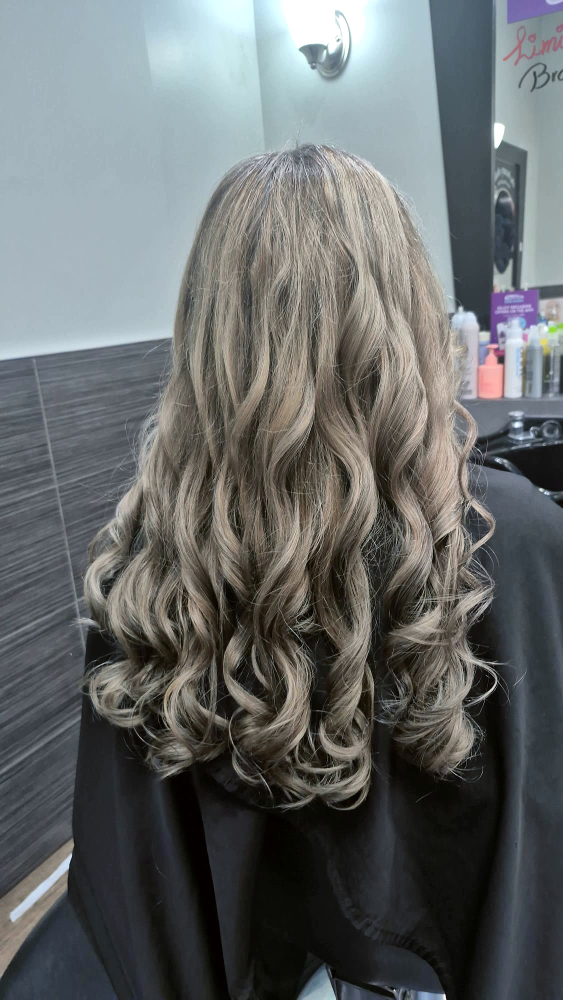
#> input picture Chatters_Videos/asma_colour_cut_style/src/p1.jpg, 1126 x 2000 px (shown at 1/2 size); its folder holds 4 pictures in this run
$ python build_video.py
#> lines starting #> are read from the running program, lines starting #| are printed output that depends on the picture
"""Asma colour + cut + style after-photo reel: 1080x1920, 30 fps, 92 BPM shot grid, silent master.

Rules applied (chatters-house-style, chatters-reel-editor, Lorne 2026-10-18 precedent):
serif title + "With Chatters" script, white bold-sans lower third, white logo over the last shot,
zoom <= 1.6x, cuts on 1-1.5 beat grid, last shot pulls back to the hook frame so the reel loops.
The in-store "Brow Wax $10" whiteboard (photos 2-4, top 28 %) is cropped out of every shot.
"""
import math
import os
import subprocess
import sys

from PIL import Image

D = os.path.dirname(os.path.abspath(__file__))
sys.path.insert(0, os.path.expanduser(
    "~/.claude/skills/synced/aaa4054b-393e-49a4-a4aa-cf26603f340c_09a11075-96da-4ac6-a038-39dc0a7b9638/chatters-house-style/scripts"))
import house_titles as ht  # noqa: E402

W, H, FPS, BPM = 1080, 1920, 30, 92
BEAT = 60 / BPM
P = {i: Image.open(f"{D}/src/p{i}.jpg").convert("RGB") for i in range(1, 6)}  # graded identically
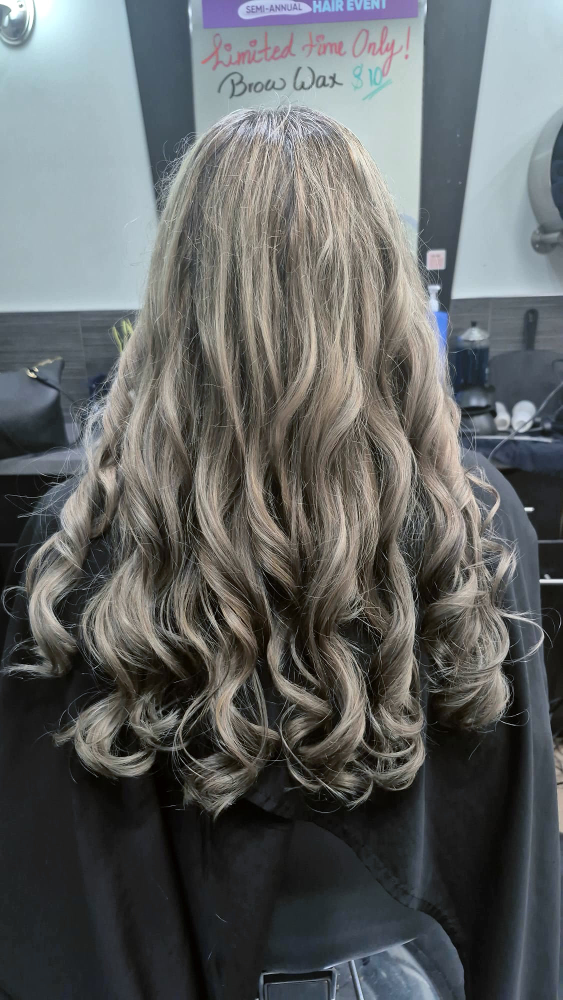
#> input picture Chatters_Videos/asma_colour_cut_style/src/p2.jpg, 1126 x 2000 px (shown at 1/2 size)
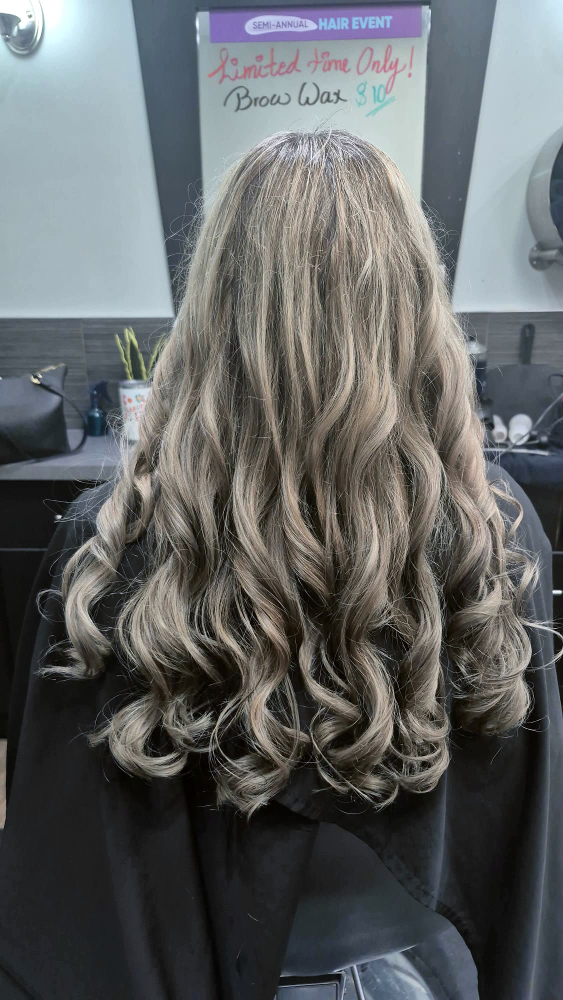
#> input picture Chatters_Videos/asma_colour_cut_style/src/p3.jpg, 1126 x 2000 px (shown at 1/2 size)
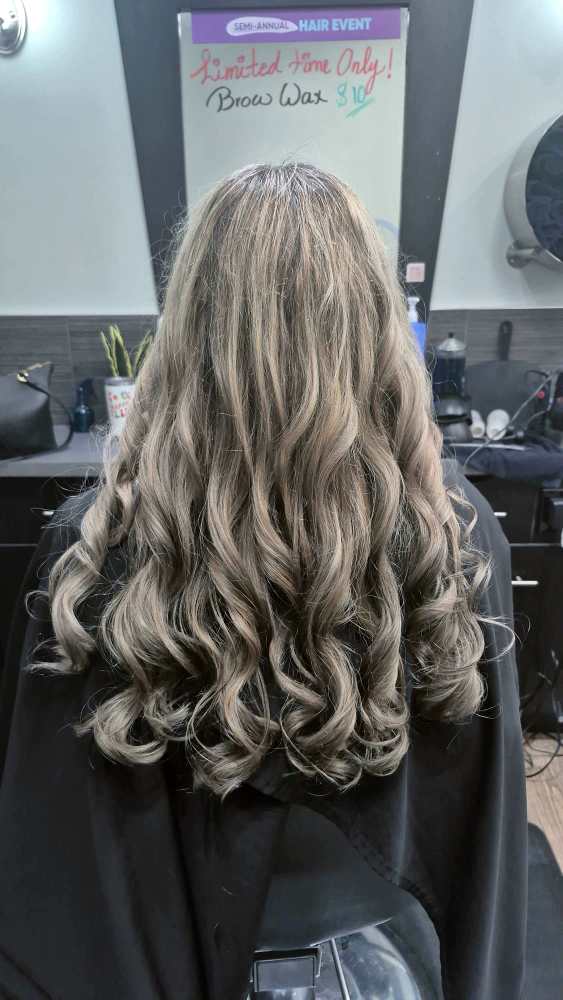
#> input picture Chatters_Videos/asma_colour_cut_style/src/p4.jpg, 1126 x 2000 px (shown at 1/2 size)
#> (the run stopped early here; a loop or call above may not have finished)
